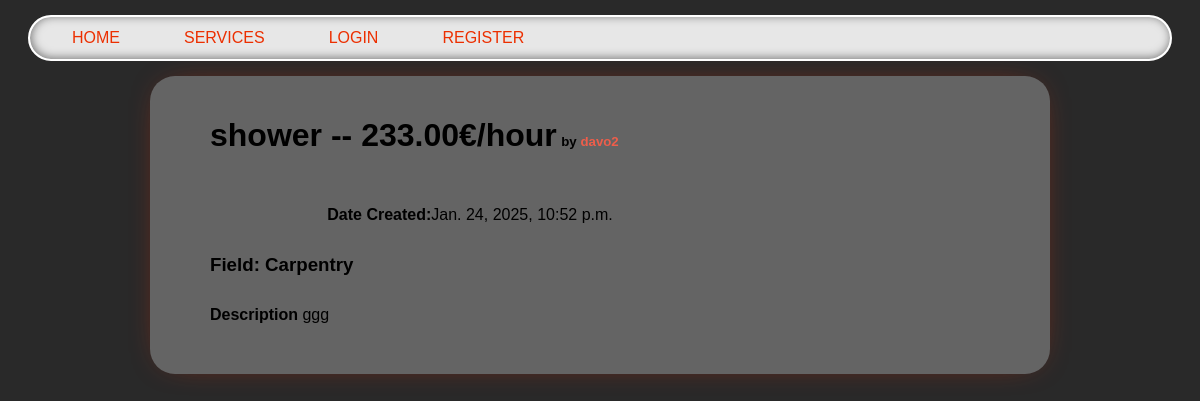
Screenshot of /services/1 with the database file from the repository.
### services/models.py (models this page shows, shortened)
class Service(models.Model):
    company = models.ForeignKey(Company, on_delete=models.CASCADE)
    name = models.CharField(max_length=40)
    description = models.TextField()
    price_hour = models.DecimalField(decimal_places=2, max_digits=100)
    rating = models.IntegerField(validators=[MinValueValidator(
        0), MaxValueValidator(5)], default=0)
    choices = (
        ('Air Conditioner', 'Air Conditioner'),
        ('Carpentry', 'Carpentry'),
        ('Electricity', 'Electricity'),
        ('Gardening', 'Gardening'),
        ('Home Machines', 'Home Machines'),
        ('House Keeping', 'House Keeping'),
        ('Interior Design', 'Interior Design'),
        ('Locks', 'Locks'),
        ('Painting', 'Painting'),
        ('Plumbing', 'Plumbing'),
        ('Water Heaters', 'Water Heaters'),
    )
    field = models.CharField(max_length=30, blank=False,
                             null=False, choices=choices)
    date = models.DateTimeField(auto_now=True, null=False)
    request_count = models.IntegerField(default=0, db_index=True)
    class Meta:
        ordering = ['-request_count']

### users/models.py (models this page shows, shortened)
class Company(models.Model):
    FIELD_CHOICES = [
        ('Air Conditioner', 'Air Conditioner'),
        ('All in One', 'All in One'),
        ('Carpentry', 'Carpentry'),
        ('Electricity', 'Electricity'),
        ('Gardening', 'Gardening'),
        ('Home Machines', 'Home Machines'),
        ('House Keeping', 'House Keeping'),
        ('Interior Design', 'Interior Design'),
        ('Locks', 'Locks'),
        ('Painting', 'Painting'),
        ('Plumbing', 'Plumbing'),
        ('Water Heaters', 'Water Heaters'),
    ]
    user = models.OneToOneField(
        User, on_delete=models.CASCADE, primary_key=True
    )
    field = models.CharField(max_length=70, choices=FIELD_CHOICES, blank=False, null=False)
    rating = models.IntegerField(
        validators=[MaxValueValidator(5), MinValueValidator(0)], default=0
    )

class User(AbstractUser):
    is_company = models.BooleanField(default=False)
    is_customer = models.BooleanField(default=False)
    email = models.CharField(max_length=100, unique=True)
    USERNAME_FIELD = 'email'
    REQUIRED_FIELDS = ['username']
    def __str__(self):
        return self.username

### services/views.py (the view)
# urls.py: path('<int:id>', v.index, name='index'),
def index(request, id):
    service = Service.objects.get(id=id)
    return render(request, 'services/single_service.html', {'service': service})

### services/templates/services/single_service.html (shortened to what this page needs)
{% extends 'main/base.html' %}
{% block content %}
    <div class='service_info_header'>
        <h1>{{service.name}} -- {{service.price_hour}}€/hour</h1>
        <h5>by <a href="/company/{{service.company.user}}">{{service.company.user}}</a></h5>
    </div>
    <div style="padding-right: 260px;">
        <p><strong>Date Created:</strong>{{service.date}}</p>
    </div>
    <h3>Field: {{service.field}}</h3>
    <p style="text-align: left;"><strong>Description</strong> {{service.description}}</p>
{% endblock %}

### static/css/style.css (style rules this page uses)
body { background: #292929; font-family: 'Lexend Exa', sans-serif; padding: 0; margin: 0; }
a { color: #ee5e4b; text-decoration: none; }
.content p { text-align: center; margin: 30px 0px; white-space: pre-line; }
.service_info_header { display: block ruby; }
.service_info_header h5 { float: right; }

### rows the page displays
Service: name "shower", price_hour "233.00", company.user "davo2", date "Jan. 24, 2025, 10:52 p.m.", field "Carpentry", description "ggg"
